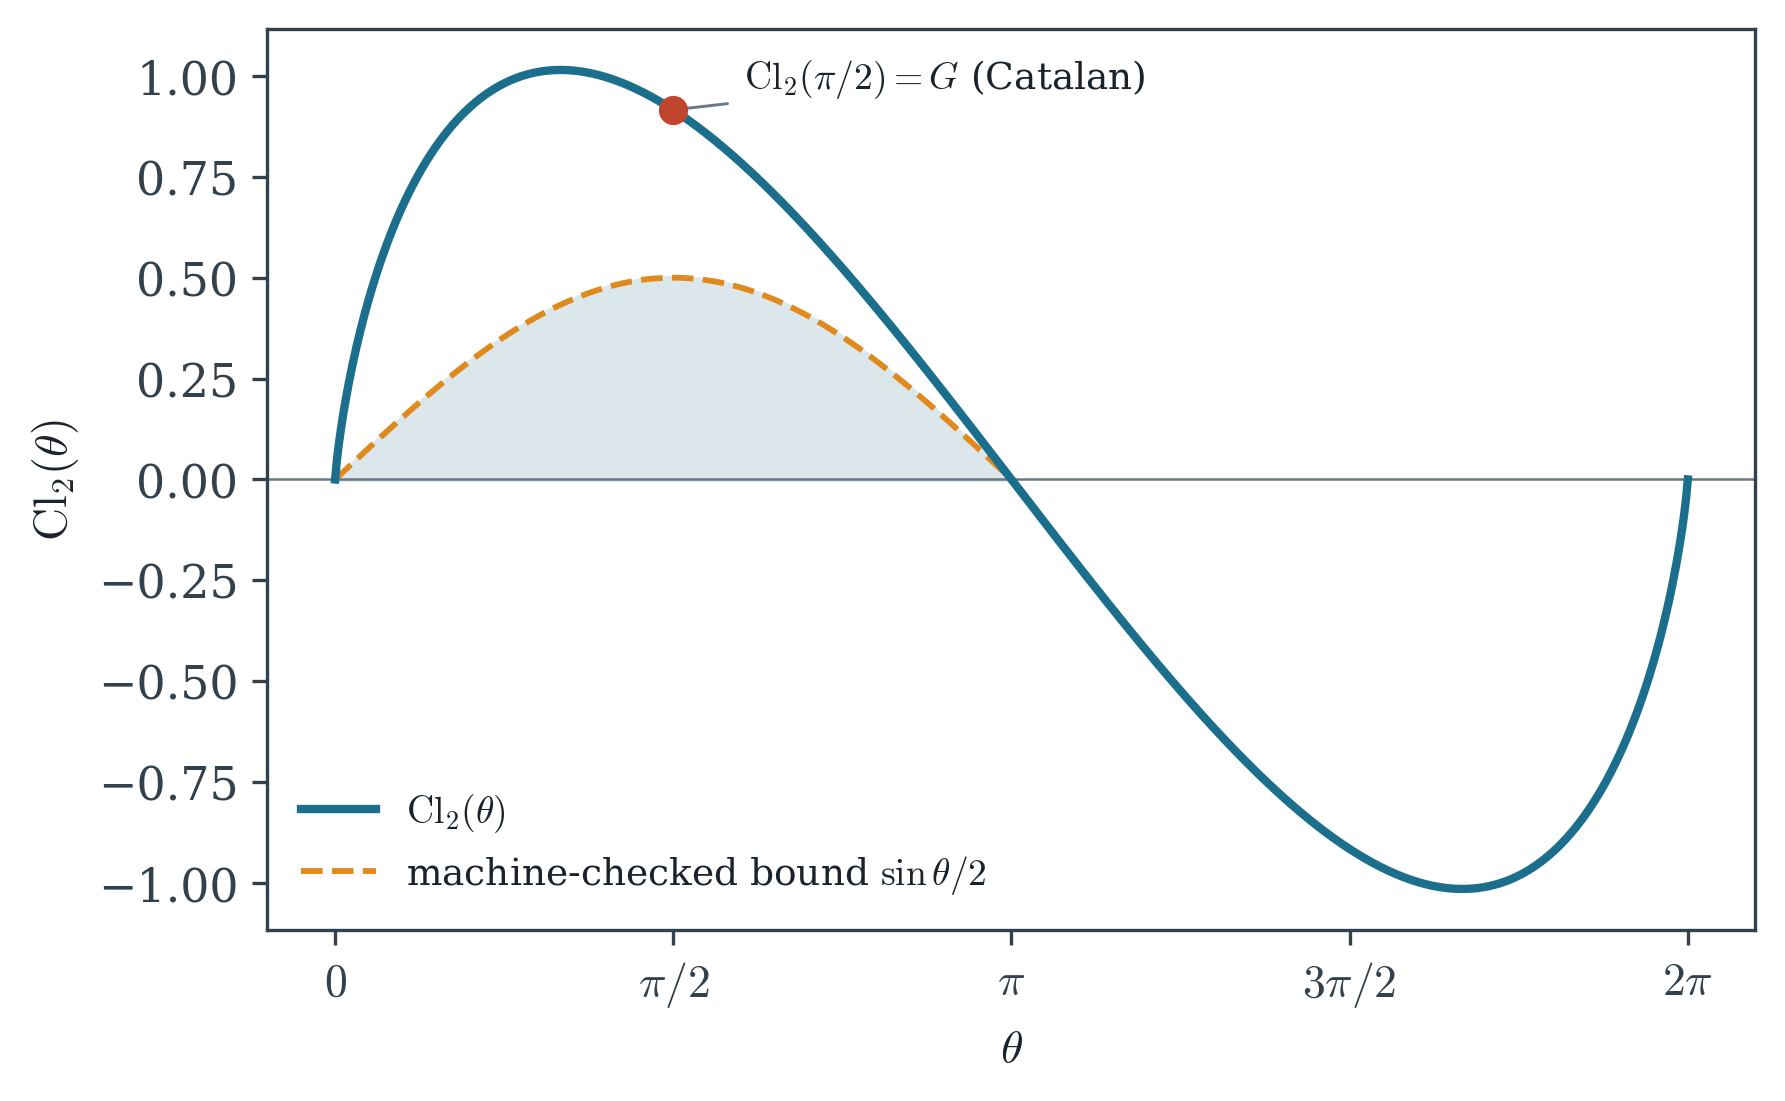

The Python source for this figure:
"""Weight-2 paper, figure 2: the Clausen function and the machine-checked lower bound.

Cl2 from mpmath (clsin); the script ASSERTS, on a fine grid of (0, pi):
  Cl2(theta) >= sin(theta)/2          (the Lean bound Cl2_pos)
and the special values Cl2(pi/2) = Catalan, Cl2(0) = Cl2(pi) = 0,
plus the full-circle reflection Cl2(2pi - theta) = -Cl2(theta).
"""
from fig_style import COL, setup, save
import matplotlib.pyplot as plt
import numpy as np
from mpmath import mp, mpf, clsin, catalan, pi, sin

mp.dps = 30
Cl2 = lambda t: clsin(2, t)

# --- asserts ------------------------------------------------------------------
for k in range(1, 400):
    t = mpf(k) * pi / 400
    assert Cl2(t) >= sin(t) / 2 - mpf(10)**-25, t
assert abs(Cl2(pi / 2) - catalan) < mpf(10)**-25
assert abs(Cl2(pi)) < mpf(10)**-25
for k in (50, 137, 301):
    t = mpf(k) * 2 * pi / 400
    assert abs(Cl2(2 * pi - t) + Cl2(t)) < mpf(10)**-25

# --- draw ----------------------------------------------------------------------
setup()
fig, ax = plt.subplots(figsize=(6.4, 3.9))
ts = np.linspace(0, 2 * np.pi, 700)
ys = [float(Cl2(mpf(float(t)))) for t in ts]
ax.plot(ts, ys, color=COL["pos"], lw=2.0, zorder=3, label=r"$\mathrm{Cl}_2(\theta)$")

tpos = np.linspace(0, np.pi, 350)
ax.fill_between(tpos, 0, np.sin(tpos) / 2, color=COL["band"], zorder=1)
ax.plot(tpos, np.sin(tpos) / 2, color=COL["accent"], lw=1.4, ls="--", zorder=2,
        label=r"machine-checked bound $\sin\theta/2$")

ax.plot([np.pi / 2], [float(catalan)], "o", color=COL["neg"], ms=6, zorder=4)
ax.annotate(r"$\mathrm{Cl}_2(\pi/2)=G$ (Catalan)", (np.pi / 2, float(catalan)),
            xytext=(1.9, 0.97), fontsize=9,
            arrowprops=dict(arrowstyle="-", color=COL["grey"], lw=0.7))
ax.axhline(0, color=COL["grey"], lw=0.6)
ax.set_xticks([0, np.pi / 2, np.pi, 3 * np.pi / 2, 2 * np.pi])
ax.set_xticklabels([r"$0$", r"$\pi/2$", r"$\pi$", r"$3\pi/2$", r"$2\pi$"])
ax.set_xlabel(r"$\theta$")
ax.set_ylabel(r"$\mathrm{Cl}_2(\theta)$")
ax.legend(frameon=False, fontsize=9, loc="lower left")
save(fig, "dilog_fig2_clausen")
